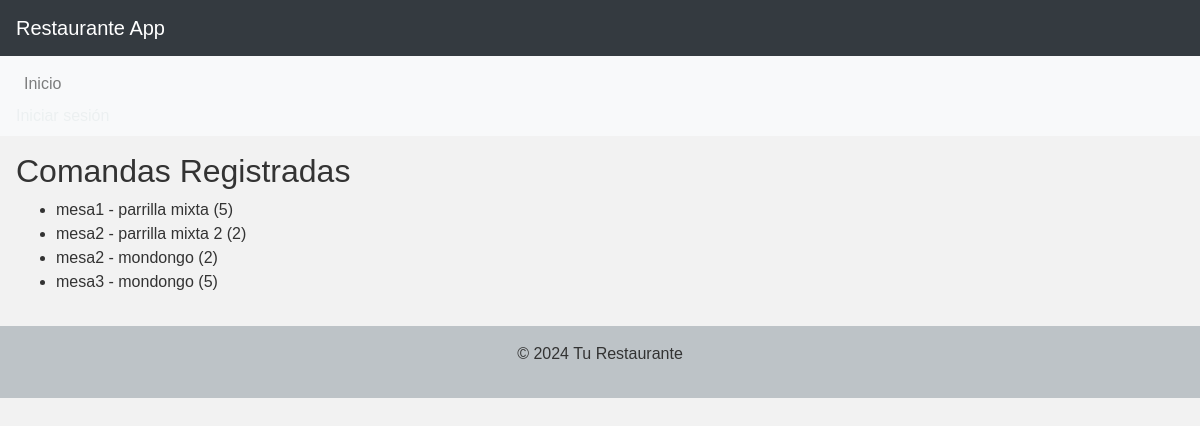
The page /ver_comandas/ on the database as committed earlier.
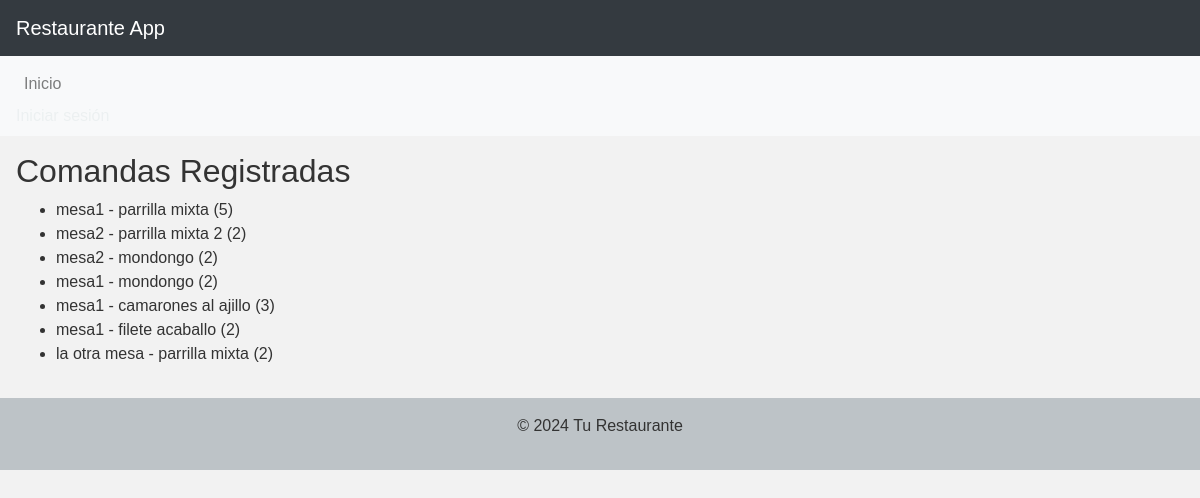
The same page on the database as committed later.
### restaurante_app/models.py (models this page shows, shortened)
class Comanda(models.Model):
    mesa = models.ForeignKey(Mesa, on_delete=models.CASCADE)
    producto = models.ForeignKey(Producto, on_delete=models.CASCADE)
    cantidad = models.PositiveIntegerField(default=1)

class Mesa(models.Model):
    nombre = models.CharField(max_length=100)
    abierta = models.BooleanField(default=False)
    cliente_nombre = models.CharField(max_length=100, blank=True, null=True)
    cliente_identificacion = models.CharField(max_length=20, blank=True, null=True)
    total_diario = models.DecimalField(max_digits=10, decimal_places=2, default=0)

class Producto(models.Model):
    nombre = models.CharField(max_length=100)
    descripcion = models.TextField()
    precio = models.DecimalField(max_digits=10, decimal_places=2)

### restaurante_app/views.py (the view)
# urls.py: path('ver_comandas/', ver_comandas, name='ver_comandas'),
def ver_comandas(request):
    comandas = Comanda.objects.all()
    return render(request, 'restaurante_app/ver_comandas.html', {'comandas': comandas})

### restaurante_app/templates/restaurante_app/ver_comandas.html (shortened to what this page needs)
{% extends 'base.html' %}
{% block content %}
  <h2>Comandas Registradas</h2>
  <ul>
    {% for comanda in comandas %}
      <li>{{ comanda.mesa.nombre }} - {{ comanda.producto.nombre }} ({{ comanda.cantidad }})</li>
    {% endfor %}
  </ul>
{% endblock %}

### restaurante_app/templates/base.html (shortened to what this page needs)
{% load static %}
<!DOCTYPE html>
<html lang="es">
<head>
    <link rel="stylesheet" href="https://stackpath.bootstrapcdn.com/bootstrap/4.3.1/css/bootstrap.min.css">
    <link rel="stylesheet" href="{% static 'css/style.css' %}">
</head>
<body>
    <header class="navbar navbar-dark bg-dark">
        <a class="navbar-brand" href="{% url 'inicio' %}">Restaurante App</a>
    </header>
    <nav class="navbar navbar-expand-lg navbar-light bg-light">
        <ul class="navbar-nav mr-auto">
            <li class="nav-item">
                <a class="nav-link" href="{% url 'inicio' %}">Inicio</a>
                <a href="{% url 'login' %}">Iniciar sesión</a>
            </li>
        </ul>
    </nav>
    <main>
        {% block content %}{% endblock %}
    </main>
    <footer>
        <p>&copy; 2024 Tu Restaurante</p>
    </footer>
</body>
</html>

### restaurante_app/static/css/style.css (style rules this page uses)
body { font-family: 'Arial', sans-serif; background-color: #f2f2f2; color: #333; margin: 0; padding: 0; }
header { background-color: #2c3e50; color: #ecf0f1; padding: 1em; text-align: center; }
nav { background-color: #3498db; color: #ecf0f1; padding: 1em; }
nav ul { list-style-type: none; margin: 0; padding: 0; }
nav ul li { display: inline; margin-right: 10px; }
nav a { color: #ecf0f1; text-decoration: none; }
main { padding: 1em; }
footer { background-color: #bdc3c7; color: #333; padding: 1em; text-align: center; }

Rows that differ between the two databases and show on the page:
removed Comanda: mesa.nombre "mesa3", producto.nombre "mondongo", cantidad "5"
added Comanda: mesa.nombre "mesa1", producto.nombre "mondongo", cantidad "2"
added Comanda: mesa.nombre "mesa1", producto.nombre "camarones al ajillo", cantidad "3"
added Comanda: mesa.nombre "mesa1", producto.nombre "filete acaballo", cantidad "2"
added Comanda: mesa.nombre "la otra mesa", producto.nombre "parrilla mixta", cantidad "2"
